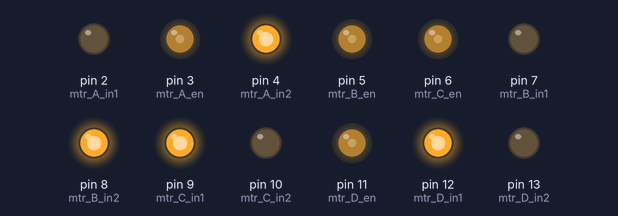
Bench run of a sketch on a simulated Arduino Uno, built with avr-gcc and run on an emulated ATmega328P. Shown: output pins drawn as LEDs (lit = HIGH).

Above: at 0.1 s.
Timing chart, 0 to 1.6 s (numbered marks = the images above):
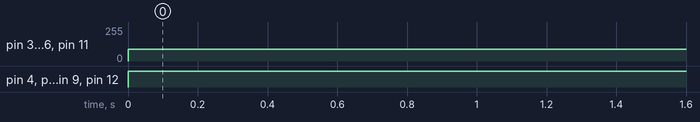

The sketch:

AURAMAN.ino
```cpp
int mtr_A_en= 3;
int mtr_A_in1= 2;
int mtr_A_in2= 4;

int mtr_B_en= 5;
int mtr_B_in1= 7;
int mtr_B_in2= 8;

int mtr_C_en= 6;
int mtr_C_in1= 9;
int mtr_C_in2= 10;

int mtr_D_en= 11;
int mtr_D_in1= 12;
int mtr_D_in2= 13;

void setup() {

  pinMode(mtr_A_en,OUTPUT);
  pinMode(mtr_A_in1,OUTPUT);
  pinMode(mtr_A_in2,OUTPUT);

  pinMode(mtr_B_en,OUTPUT);
  pinMode(mtr_B_in1,OUTPUT);
  pinMode(mtr_B_in2,OUTPUT);

  pinMode(mtr_C_en,OUTPUT);
  pinMode(mtr_C_in1,OUTPUT);
  pinMode(mtr_C_in2,OUTPUT);

  pinMode(mtr_D_en,OUTPUT);
  pinMode(mtr_D_in1,OUTPUT);
  pinMode(mtr_D_in2,OUTPUT);

}

void loop() {

  digitalWrite(mtr_A_in1,LOW);
  digitalWrite(mtr_A_in2,HIGH);
  analogWrite(mtr_A_en,90);

  digitalWrite(mtr_B_in1,LOW);
  digitalWrite(mtr_B_in2,HIGH);
  analogWrite(mtr_B_en,90);

  digitalWrite(mtr_C_in1,HIGH);
  digitalWrite(mtr_C_in2,LOW);
  analogWrite(mtr_C_en,90);

  digitalWrite(mtr_D_in1,HIGH);
  digitalWrite(mtr_D_in2,LOW);
  analogWrite(mtr_D_en,90);

  delay(10);

}
```

Measured:
- by itself, pin 3 (mtr_A_en), pin 5 (mtr_B_en), pin 6 (mtr_C_en), pin 11 (mtr_D_en): 0/255 → 90/255 at 0.00 s
- by itself, pin 4 (mtr_A_in2), pin 8 (mtr_B_in2), pin 9 (mtr_C_in1), pin 12 (mtr_D_in1): LOW → HIGH at 0.00 s
